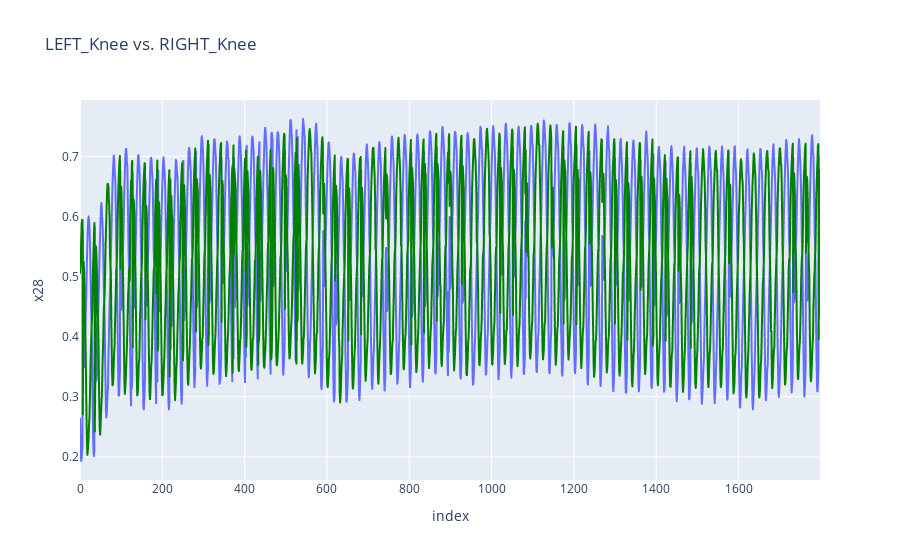

The notebook cell this image was saved under:
### Markdown cell above
### Gegenüberstellung von linker und rechter Seite eines Gelenkpunkts, für die selbe Bewegung (z.B. x-Bewegung aus Seitenperspektive für Knie)

### Code cell
import pandas as pd
import plotly.express as px

df_side = df_side_gehen
df_back = df_back_gehen

#hüfte
fig_side_left = px.line(df_side, y="x28", title='LEFT_Knee vs. RIGHT_Knee')
fig_side_right = px.line(df_side, y="x29")
fig_side_right.update_traces(line= dict(
    color = "green"
))

fig_side_left.add_trace(fig_side_right.data[0], )
fig_side_left.show()

### Figure 1 — Plotly figure (JSON) as saved in the notebook; plotly's stock layout.template omitted (floating-point values rounded to 4 significant figures; data arrays with more than 128 entries replaced by an {"elided": "..."} marker saying what was removed)
{"data": [{"hovertemplate": "index=%{x}<br>x28=%{y}<extra></extra>", "legendgroup": "", "line": {"color": "#636efa", "dash": "solid"}, "marker": {"symbol": "circle"}, "mode": "lines", "name": "", "showlegend": false, "type": "scattergl", "x": {"elided": "1799 int values"}, "xaxis": "x", "y": {"elided": "1799 float values"}, "yaxis": "y"}, {"hovertemplate": "index=%{x}<br>x29=%{y}<extra></extra>", "legendgroup": "", "line": {"color": "green", "dash": "solid"}, "marker": {"symbol": "circle"}, "mode": "lines", "name": "", "showlegend": false, "type": "scattergl", "x": {"elided": "1799 int values"}, "xaxis": "x", "y": {"elided": "1799 float values"}, "yaxis": "y"}], "layout": {"legend": {"tracegroupgap": 0}, "title": {"text": "LEFT_Knee vs. RIGHT_Knee"}, "xaxis": {"anchor": "y", "domain": [0, 1], "title": {"text": "index"}}, "yaxis": {"anchor": "x", "domain": [0, 1], "title": {"text": "x28"}}}}
